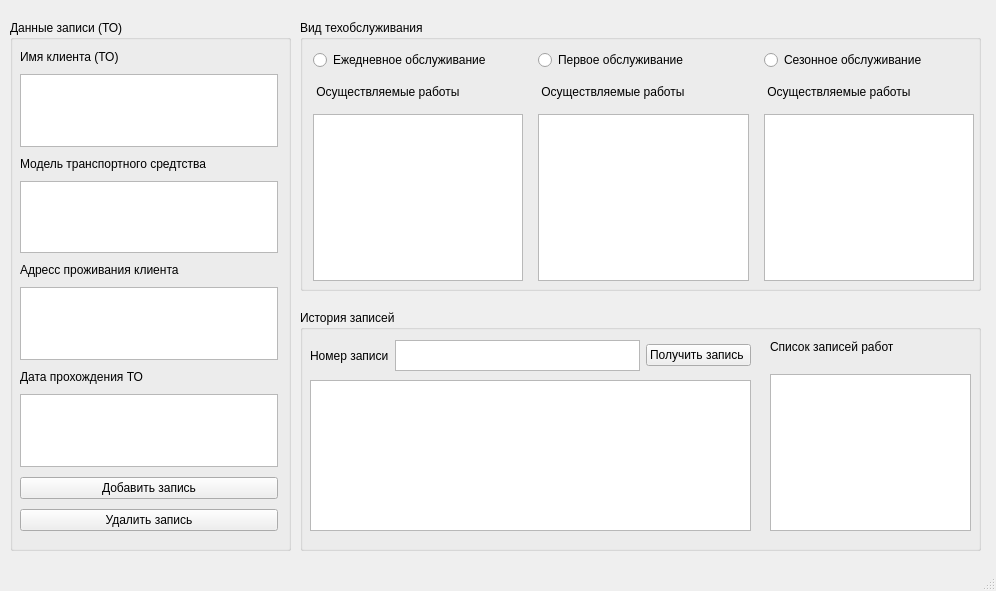
<?xml version="1.0" encoding="UTF-8"?>
<ui version="4.0">
 <class>MainWindow</class>
 <widget class="QMainWindow" name="MainWindow">
  <property name="geometry">
   <rect>
    <x>0</x>
    <y>0</y>
    <width>996</width>
    <height>591</height>
   </rect>
  </property>
  <property name="windowTitle">
   <string>Гулов 4031 Сервис техобслуживания</string>
  </property>
  <widget class="QWidget" name="centralwidget">
   <widget class="QGroupBox" name="groupBox">
    <property name="geometry">
     <rect>
      <x>300</x>
      <y>20</y>
      <width>681</width>
      <height>271</height>
     </rect>
    </property>
    <property name="title">
     <string>Вид техобслуживания</string>
    </property>
    <widget class="QWidget" name="horizontalLayoutWidget">
     <property name="geometry">
      <rect>
       <x>13</x>
       <y>30</y>
       <width>661</width>
       <height>231</height>
      </rect>
     </property>
     <layout class="QHBoxLayout" name="horizontalLayout">
      <property name="spacing">
       <number>15</number>
      </property>
      <item>
       <layout class="QVBoxLayout" name="verticalLayout_2">
        <item>
         <widget class="QRadioButton" name="radioButton">
          <property name="text">
           <string>Ежедневное обслуживание</string>
          </property>
         </widget>
        </item>
        <item>
         <widget class="QLabel" name="label_9">
          <property name="text">
           <string> Осуществляемые работы</string>
          </property>
         </widget>
        </item>
        <item>
         <widget class="QTextEdit" name="text1">
          <property name="font">
           <font>
            <pointsize>10</pointsize>
           </font>
          </property>
          <property name="html">
           <string>&lt;!DOCTYPE HTML PUBLIC &quot;-//W3C//DTD HTML 4.0//EN&quot; &quot;http://www.w3.org/TR/REC-html40/strict.dtd&quot;&gt;
&lt;html&gt;&lt;head&gt;&lt;meta name=&quot;qrichtext&quot; content=&quot;1&quot; /&gt;&lt;meta charset=&quot;utf-8&quot; /&gt;&lt;style type=&quot;text/css&quot;&gt;
p, li { white-space: pre-wrap; }
&lt;/style&gt;&lt;/head&gt;&lt;body style=&quot; font-family:'Segoe UI'; font-size:10pt; font-weight:400; font-style:normal;&quot;&gt;
&lt;p style=&quot;-qt-paragraph-type:empty; margin-top:0px; margin-bottom:0px; margin-left:0px; margin-right:0px; -qt-block-indent:0; text-indent:0px; font-family:'MS Shell Dlg 2'; font-size:7.8pt;&quot;&gt;&lt;br /&gt;&lt;/p&gt;&lt;/body&gt;&lt;/html&gt;</string>
          </property>
         </widget>
        </item>
       </layout>
      </item>
      <item>
       <layout class="QVBoxLayout" name="verticalLayout_3">
        <item>
         <widget class="QRadioButton" name="radioButton_2">
          <property name="text">
           <string>Первое обслуживание</string>
          </property>
         </widget>
        </item>
        <item>
         <widget class="QLabel" name="label_13">
          <property name="text">
           <string> Осуществляемые работы</string>
          </property>
         </widget>
        </item>
        <item>
         <widget class="QPlainTextEdit" name="text3">
          <property name="font">
           <font>
            <pointsize>10</pointsize>
           </font>
          </property>
         </widget>
        </item>
       </layout>
      </item>
      <item>
       <layout class="QVBoxLayout" name="verticalLayout_4">
        <item>
         <widget class="QRadioButton" name="radioButton_3">
          <property name="text">
           <string>Сезонное обслуживание</string>
          </property>
         </widget>
        </item>
        <item>
         <widget class="QLabel" name="label_7">
          <property name="text">
           <string> Осуществляемые работы</string>
          </property>
         </widget>
        </item>
        <item>
         <widget class="QTextEdit" name="text2">
          <property name="font">
           <font>
            <pointsize>10</pointsize>
           </font>
          </property>
         </widget>
        </item>
       </layout>
      </item>
     </layout>
    </widget>
   </widget>
   <widget class="QGroupBox" name="groupBox_2">
    <property name="geometry">
     <rect>
      <x>300</x>
      <y>310</y>
      <width>681</width>
      <height>241</height>
     </rect>
    </property>
    <property name="title">
     <string>История записей</string>
    </property>
    <widget class="QWidget" name="verticalLayoutWidget_4">
     <property name="geometry">
      <rect>
       <x>470</x>
       <y>30</y>
       <width>201</width>
       <height>191</height>
      </rect>
     </property>
     <layout class="QVBoxLayout" name="verticalLayout_5">
      <property name="spacing">
       <number>20</number>
      </property>
      <item>
       <widget class="QLabel" name="label_14">
        <property name="text">
         <string>Список записей работ</string>
        </property>
       </widget>
      </item>
      <item>
       <widget class="QTextEdit" name="list"/>
      </item>
     </layout>
    </widget>
    <widget class="QTextEdit" name="info">
     <property name="geometry">
      <rect>
       <x>10</x>
       <y>70</y>
       <width>441</width>
       <height>151</height>
      </rect>
     </property>
    </widget>
    <widget class="QWidget" name="layoutWidget">
     <property name="geometry">
      <rect>
       <x>10</x>
       <y>30</y>
       <width>441</width>
       <height>31</height>
      </rect>
     </property>
     <layout class="QHBoxLayout" name="horizontalLayout_2">
      <property name="sizeConstraint">
       <enum>QLayout::SetDefaultConstraint</enum>
      </property>
      <item>
       <widget class="QLabel" name="label_5">
        <property name="enabled">
         <bool>true</bool>
        </property>
        <property name="maximumSize">
         <size>
          <width>16777215</width>
          <height>16777215</height>
         </size>
        </property>
        <property name="text">
         <string>Номер записи</string>
        </property>
       </widget>
      </item>
      <item>
       <widget class="QPlainTextEdit" name="number"/>
      </item>
      <item>
       <widget class="QPushButton" name="receive_2">
        <property name="text">
         <string>Получить запись </string>
        </property>
       </widget>
      </item>
     </layout>
    </widget>
   </widget>
   <widget class="QGroupBox" name="groupBox_3">
    <property name="geometry">
     <rect>
      <x>10</x>
      <y>20</y>
      <width>281</width>
      <height>531</height>
     </rect>
    </property>
    <property name="title">
     <string>Данные записи (ТО)</string>
    </property>
    <widget class="QWidget" name="layoutWidget">
     <property name="geometry">
      <rect>
       <x>10</x>
       <y>30</y>
       <width>258</width>
       <height>481</height>
      </rect>
     </property>
     <layout class="QVBoxLayout" name="verticalLayout">
      <property name="spacing">
       <number>10</number>
      </property>
      <item>
       <widget class="QLabel" name="label">
        <property name="text">
         <string>Имя клиента (ТО)</string>
        </property>
       </widget>
      </item>
      <item>
       <widget class="QPlainTextEdit" name="name"/>
      </item>
      <item>
       <widget class="QLabel" name="label_3">
        <property name="text">
         <string>Модель транспортного средтства</string>
        </property>
       </widget>
      </item>
      <item>
       <widget class="QPlainTextEdit" name="brand"/>
      </item>
      <item>
       <widget class="QLabel" name="label_2">
        <property name="text">
         <string>Адресс проживания клиента</string>
        </property>
       </widget>
      </item>
      <item>
       <widget class="QPlainTextEdit" name="street"/>
      </item>
      <item>
       <widget class="QLabel" name="label_4">
        <property name="text">
         <string>Дата прохождения ТО</string>
        </property>
       </widget>
      </item>
      <item>
       <widget class="QPlainTextEdit" name="date"/>
      </item>
      <item>
       <widget class="QPushButton" name="send">
        <property name="text">
         <string>Добавить запись</string>
        </property>
       </widget>
      </item>
      <item>
       <widget class="QPushButton" name="receive">
        <property name="text">
         <string>Удалить запись</string>
        </property>
       </widget>
      </item>
     </layout>
    </widget>
   </widget>
  </widget>
  <widget class="QMenuBar" name="menubar">
   <property name="geometry">
    <rect>
     <x>0</x>
     <y>0</y>
     <width>996</width>
     <height>26</height>
    </rect>
   </property>
  </widget>
  <widget class="QStatusBar" name="statusbar"/>
 </widget>
 <resources/>
 <connections/>
</ui>
